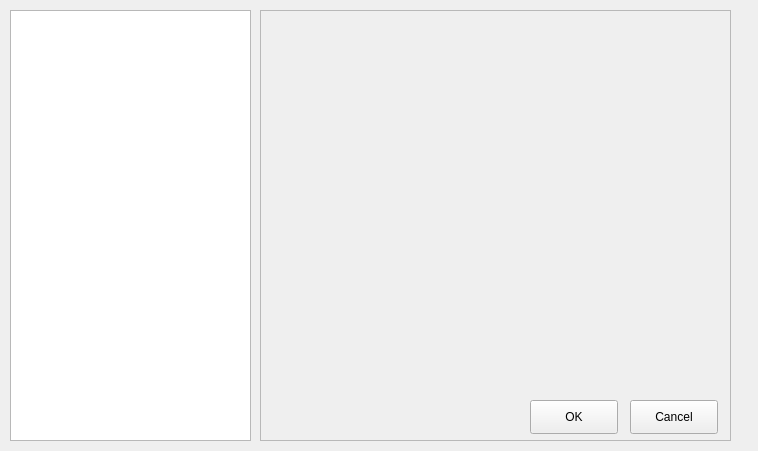
<?xml version="1.0" encoding="UTF-8"?>
<ui version="4.0">
 <class>Form</class>
 <widget class="QWidget" name="Form">
  <property name="geometry">
   <rect>
    <x>0</x>
    <y>0</y>
    <width>758</width>
    <height>451</height>
   </rect>
  </property>
  <property name="windowTitle">
   <string>Settings</string>
  </property>
  <widget class="QTreeView" name="settings_list">
   <property name="geometry">
    <rect>
     <x>10</x>
     <y>10</y>
     <width>241</width>
     <height>431</height>
    </rect>
   </property>
   <property name="editTriggers">
    <set>QAbstractItemView::NoEditTriggers</set>
   </property>
   <property name="rootIsDecorated">
    <bool>false</bool>
   </property>
   <attribute name="headerVisible">
    <bool>false</bool>
   </attribute>
  </widget>
  <widget class="QFrame" name="settings_frame">
   <property name="geometry">
    <rect>
     <x>260</x>
     <y>10</y>
     <width>471</width>
     <height>431</height>
    </rect>
   </property>
   <property name="frameShape">
    <enum>QFrame::StyledPanel</enum>
   </property>
   <property name="frameShadow">
    <enum>QFrame::Raised</enum>
   </property>
   <widget class="QPushButton" name="button_cancel">
    <property name="geometry">
     <rect>
      <x>370</x>
      <y>390</y>
      <width>88</width>
      <height>34</height>
     </rect>
    </property>
    <property name="text">
     <string>Cancel</string>
    </property>
   </widget>
   <widget class="QPushButton" name="button_OK">
    <property name="geometry">
     <rect>
      <x>270</x>
      <y>390</y>
      <width>88</width>
      <height>34</height>
     </rect>
    </property>
    <property name="text">
     <string>OK</string>
    </property>
   </widget>
  </widget>
 </widget>
 <resources/>
 <connections/>
</ui>
